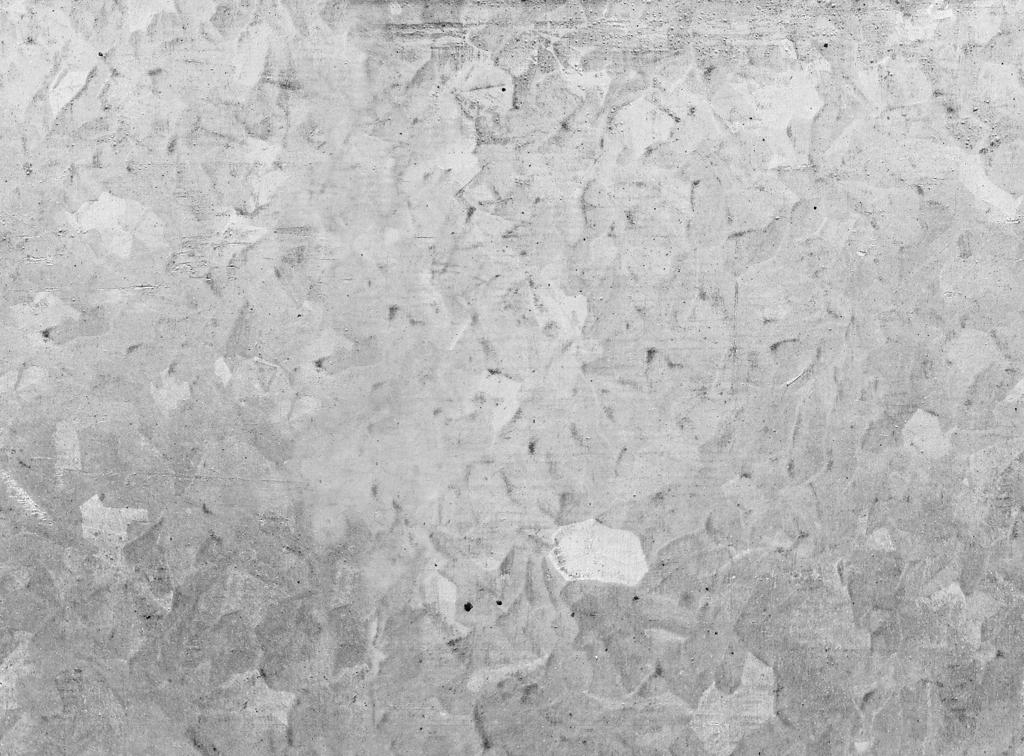
#> input picture images/metal_texture.jpg, 1024 x 756 px
$ python image_preprocessing.py
#> lines starting #> are read from the running program, lines starting #| are printed output that depends on the picture
from PIL import Image

# Load your image
img = Image.open('./images/metal_texture.jpg')
#> img is the input picture: PIL image 1024x756 RGB; min 0, max 255, mean 185.2

# Option A: Resize (Squish) - Not recommended for materials
# resized_img = img.resize((64, 64))

# Option B: Center Crop (Best for maintaining material scale)
width, height = img.size
#> width = 1024; height = 756
new_dimension = min(width, height)
#> new_dimension = 756
left = (width - new_dimension)/2
#> left = 134
top = (height - new_dimension)/2
#> top = 0
right = (width + new_dimension)/2
#> right = 890
bottom = (height + new_dimension)/2
#> bottom = 756

# Crop to square then resize to 64x64
img = img.crop((left, top, right, bottom))
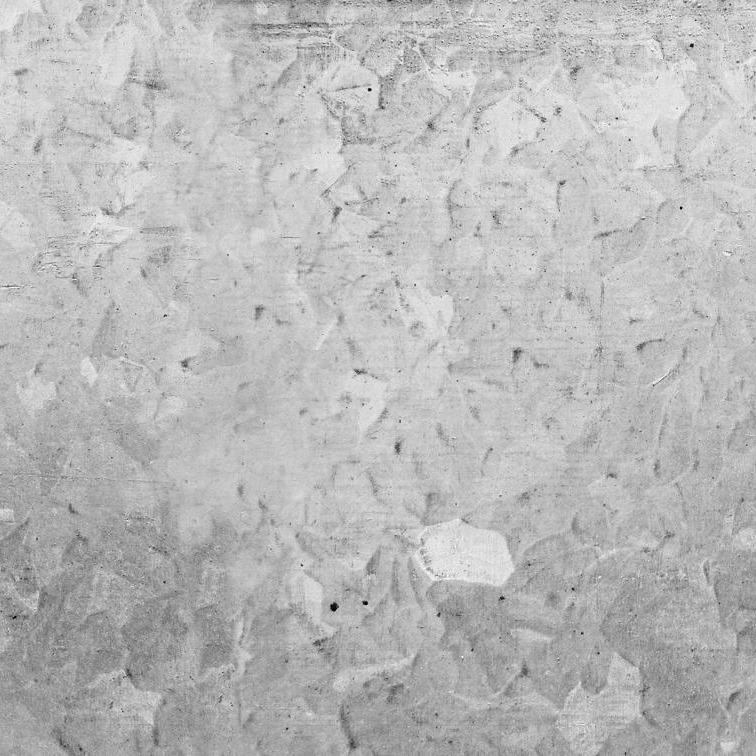
#> img: PIL image 756x756 RGB; min 0, max 255, mean 185.4
img = img.resize((64, 64), Image.LANCZOS)
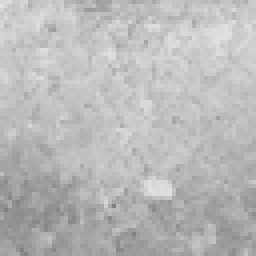
#> img: PIL image 64x64 RGB (shown 4 times larger); min 127, max 227, mean 185.4

img.save('./images/metal_texture_processed.jpg')
print("Image prepped for SliceGAN!")
